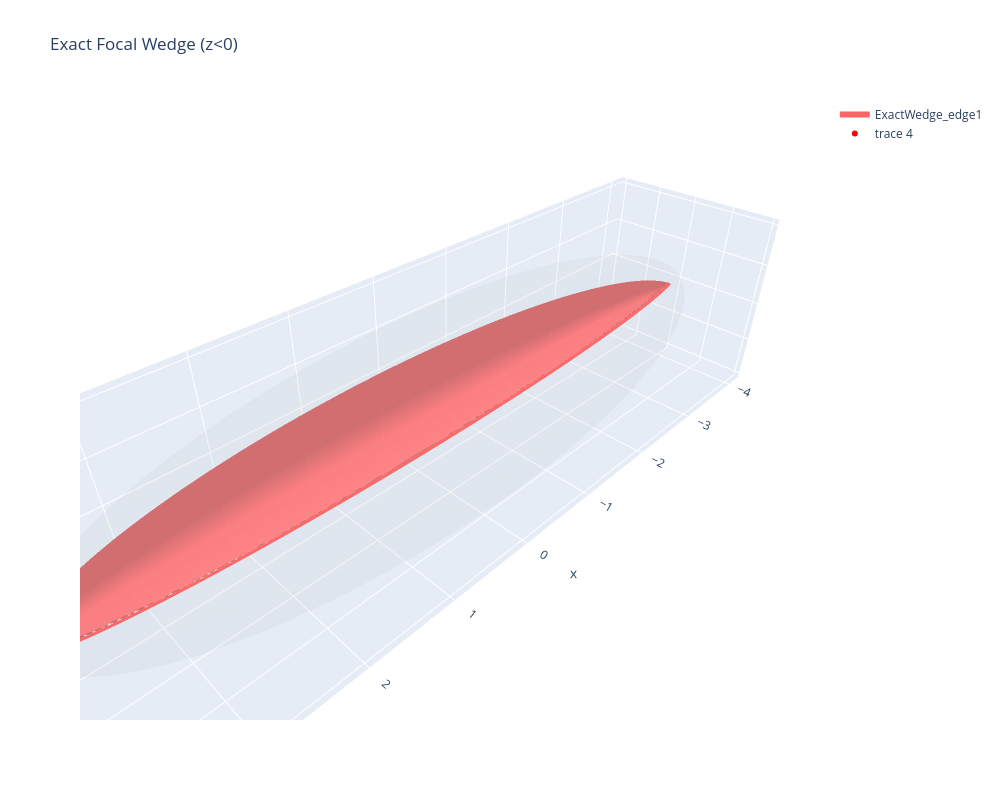

This figure's notebook cell:
### Code cell
# ========== 精确楔形区域（解析边界，光滑区域） ==========

def plane_ellipsoid_intersection(a, b, c, center, plane_normal, plane_d, n_points=800):
    """
    解析求平面与椭球的交线（若存在），返回 (x,y,z) arrays 或 None。
    平面形式： n·(p - center) = plane_d
    """
    n = np.array(plane_normal, dtype=float)
    n = n / np.linalg.norm(n)
    p0 = np.array(center, dtype=float) + n * plane_d

    # basis on plane
    arbitrary = np.array([1.0, 0.0, 0.0])
    if abs(np.dot(arbitrary, n)) > 0.9:
        arbitrary = np.array([0.0, 1.0, 0.0])
    e1 = np.cross(n, arbitrary)
    e1 /= np.linalg.norm(e1)
    e2 = np.cross(n, e1)
    e2 /= np.linalg.norm(e2)

    S = np.diag([1.0 / a ** 2, 1.0 / b ** 2, 1.0 / c ** 2])
    E = np.column_stack([e1, e2])
    M = E.T.dot(S).dot(E)
    l = E.T.dot(S).dot(p0)
    s = p0.dot(S).dot(p0) - 1.0

    # invert M
    try:
        Minv = np.linalg.inv(M)
    except np.linalg.LinAlgError:
        return None

    u0 = -Minv.dot(l)
    cprime = u0.dot(M).dot(u0) - s
    if cprime <= 0:
        return None

    vals, vecs = np.linalg.eigh(M)
    if np.any(vals <= 0):
        return None
    axes_lengths = np.sqrt(cprime / vals)

    t = np.linspace(0, 2 * np.pi, n_points)
    circle = np.vstack([np.cos(t), np.sin(t)])
    uv_local = (vecs @ (axes_lengths[:, None] * circle)) + u0[:, None]
    pts3 = p0[:, None] + E.dot(uv_local)
    x, y, z = pts3[0, :], pts3[1, :], pts3[2, :]
    return x, y, z


def ellipsoid_wedge_exact(
    a=1, b=1, c=1,
    center=(0, 0, 0),
    rotation=None,
    plane1_normal=(1,0,0), plane1_d=0,
    plane2_normal=(0,1,0), plane2_d=0,
    u_res=200,
    v_res=200,
    below_xy=False,
    color="rgba(100,150,255,0.8)",
    name="WedgeExact",
    fig=None,
):
    """
    用解析边界构建楔形区域。此实现避免为每个窄带添加单独的 Surface，
    而是在整个 (u,v) 网格上生成一次带掩码的数据并绘制单个 Surface，从而避免
    产生大量 trace 导致的崩溃。

    当 below_xy=True 时只保留 z < 0 的部分（XY 平面下）。
    """
    global _current_fig
    if fig is None:
        fig = _current_fig if _current_fig is not None else go.Figure()

    # normalize normals
    n1 = np.array(plane1_normal, dtype=float); n1 /= np.linalg.norm(n1)
    n2 = np.array(plane2_normal, dtype=float); n2 /= np.linalg.norm(n2)

    # construct full param grid
    us = np.linspace(0.0, 2 * np.pi, u_res)
    vs = np.linspace(0.0, np.pi, v_res)
    u_grid, v_grid = np.meshgrid(us, vs)

    # compute points
    X = a * np.cos(u_grid) * np.sin(v_grid) + center[0]
    Y = b * np.sin(u_grid) * np.sin(v_grid) + center[1]
    Z = c * np.cos(v_grid) + center[2]

    # compute plane inequalities
    # vectorized dot product: (3,n,m)·n -> (n,m)
    # compute vectors from center
    VX = X - center[0]
    VY = Y - center[1]
    VZ = Z - center[2]

    cond1 = (n1[0]*VX + n1[1]*VY + n1[2]*VZ) <= (plane1_d + 1e-9)
    cond2 = (n2[0]*VX + n2[1]*VY + n2[2]*VZ) <= (plane2_d + 1e-9)
    cond3 = (Z < 0) if below_xy else np.ones_like(Z, dtype=bool)

    mask = cond1 & cond2 & cond3

    # create masked arrays with NaN outside region
    Xm = np.where(mask, X, np.nan)
    Ym = np.where(mask, Y, np.nan)
    Zm = np.where(mask, Z, np.nan)

    # Add single Surface trace (masked points become holes)
    fig.add_trace(
        go.Surface(
            x=Xm,
            y=Ym,
            z=Zm,
            surfacecolor=np.ones_like(Zm),
            colorscale=[[0, color], [1, color]],
            showscale=False,
            name=name,
            hoverinfo='skip',
        )
    )

    # 增加两条解析边界的高分辨率曲线并裁剪到区域
    res_edge = max(400, u_res * 2)
    eb1 = plane_ellipsoid_intersection(a,b,c,center,n1,plane1_d,n_points=res_edge)
    eb2 = plane_ellipsoid_intersection(a,b,c,center,n2,plane2_d,n_points=res_edge)
    if eb1 is not None:
        xb1,yb1,zb1 = eb1
        # mask by other plane and below_xy
        mask_edge = (n2[0]*(xb1-center[0]) + n2[1]*(yb1-center[1]) + n2[2]*(zb1-center[2])) <= (plane2_d + 1e-9)
        if below_xy:
            mask_edge &= (zb1 < 0)
        fig.add_trace(
            go.Scatter3d(
                x=xb1[mask_edge], y=yb1[mask_edge], z=zb1[mask_edge],
                mode='lines', line=dict(color=color.replace('0.8','1.0') if isinstance(color,str) else color, width=6),
                name=name + '_edge1'
            )
        )
    if eb2 is not None:
        xb2,yb2,zb2 = eb2
        mask_edge = (n1[0]*(xb2-center[0]) + n1[1]*(yb2-center[1]) + n1[2]*(zb2-center[2])) <= (plane1_d + 1e-9)
        if below_xy:
            mask_edge &= (zb2 < 0)
        fig.add_trace(
            go.Scatter3d(
                x=xb2[mask_edge], y=yb2[mask_edge], z=zb2[mask_edge],
                mode='lines', line=dict(color=color.replace('0.8','1.0') if isinstance(color,str) else color, width=6),
                name=name + '_edge2'
            )
        )

    fig.update_layout(scene=dict(aspectmode='data'))
    return fig


# ========== 在当前 notebook 中演示（针对用户参数） ==========
print('绘制解析楔形区域（z<0）示例： a=4,b=1,c=1，过焦点，和 Y 轴向下夹角30°的两平面')

# 参数
A, B, C = 4, 1, 1
c_dist = np.sqrt(A**2 - B**2)
focal_pt = (c_dist, 0, 0)
angle = np.radians(30)
plane_ny = np.cos(angle)
plane_nz = np.sin(angle)
plane1_n = (0, plane_ny, -plane_nz)
plane2_n = (0, plane_ny, plane_nz)

fig_exact = start_figure('Exact Focal Wedge (z<0)', width=1000, height=800)
# 参考半透明椭球
ellipsoid(a=A, b=B, c=C, center=(0,0,0), color='rgba(200,200,200,0.07)', u_res=80, v_res=80, fig=fig_exact)
# 精确楔形（仅 z<0）
ellipsoid_wedge_exact(
    a=A, b=B, c=C, center=(0,0,0),
    plane1_normal=plane1_n, plane1_d=0,
    plane2_normal=plane2_n, plane2_d=0,
    u_res=300, v_res=200, below_xy=True,
    color='rgba(255,100,100,0.8)', name='ExactWedge', fig=fig_exact
)
# 标注焦点
fig_exact.add_trace(go.Scatter3d(x=[focal_pt[0]], y=[0], z=[0], mode='markers+text', marker=dict(size=6,color='red'), text=['F'], textposition='top center'))
show_figure(fig_exact)
print('完成：已在 notebook 中绘制解析楔形区域（z<0）。')

### Figure 1 — Plotly figure (JSON) as saved in the notebook; plotly's stock layout.template omitted (floating-point values rounded to 4 significant figures; data arrays with more than 128 entries replaced by an {"elided": "..."} marker saying what was removed)
{"data": [{"colorscale": [[0, "rgba(200,200,200,0.07)"], [1, "rgba(200,200,200,0.07)"]], "name": "Ellipsoid", "showscale": false, "surfacecolor": {"elided": "80x80 float values"}, "type": "surface", "x": {"elided": "80x80 float values"}, "y": {"elided": "80x80 float values"}, "z": {"elided": "80x80 float values"}}, {"colorscale": [[0, "rgba(255,100,100,0.8)"], [1, "rgba(255,100,100,0.8)"]], "hoverinfo": "skip", "name": "ExactWedge", "showscale": false, "surfacecolor": {"elided": "200x300 float values"}, "type": "surface", "x": {"elided": "200x300 float values"}, "y": {"elided": "200x300 float values"}, "z": {"elided": "200x300 float values"}}, {"line": {"color": "rgba(255,100,100,1.0)", "width": 6}, "mode": "lines", "name": "ExactWedge_edge1", "type": "scatter3d", "x": {"elided": "299 float values"}, "y": {"elided": "299 float values"}, "z": {"elided": "299 float values"}}, {"line": {"color": "rgba(255,100,100,1.0)", "width": 6}, "mode": "lines", "name": "ExactWedge_edge2", "type": "scatter3d", "x": [], "y": [], "z": []}, {"marker": {"color": "red", "size": 6}, "mode": "markers+text", "text": ["F"], "textposition": "top center", "type": "scatter3d", "x": [3.873], "y": [0], "z": [0]}], "layout": {"height": 800, "hovermode": "closest", "scene": {"aspectmode": "data", "xaxis": {"showgrid": true, "zeroline": false}, "yaxis": {"showgrid": true, "zeroline": false}, "zaxis": {"showgrid": true, "zeroline": false}}, "showlegend": true, "title": {"text": "Exact Focal Wedge (z<0)"}, "width": 1000}}
